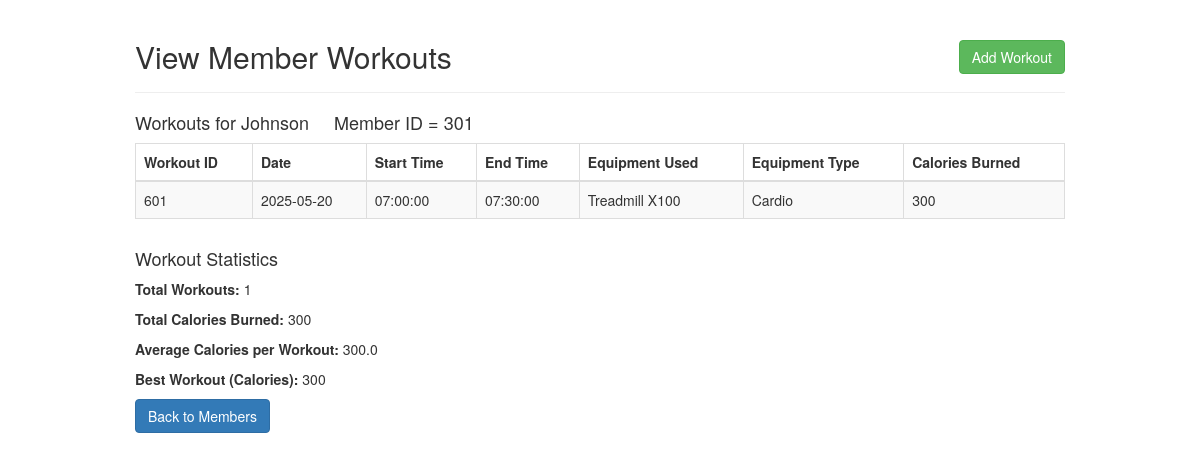
/members/viewWorkouts.php?MemberID=301&LastName=Johnson, run on the app's committed database.
### tables this page shows
CREATE TABLE Workout (
    WorkoutID INT PRIMARY KEY,
    MemberID INT,
    EquipmentID INT,
    WorkoutDate DATE,
    StartTime TIME,
    EndTime TIME,
    TotalCaloriesBurned INT,
    FOREIGN KEY (MemberID) REFERENCES Member(MemberID),
    FOREIGN KEY (EquipmentID) REFERENCES Equipment(EquipmentID)
);

CREATE TABLE Equipment (
    EquipmentID INT PRIMARY KEY,
    EquipmentName VARCHAR(255),
    EquipmentType VARCHAR(255),
    PurchaseDate DATE
);

### members/viewWorkouts.php (the view, shortened to what this page needs)
<!DOCTYPE html>
<html lang="en">
<head>
    <link rel="stylesheet" href="https://maxcdn.bootstrapcdn.com/bootstrap/3.3.7/css/bootstrap.css">
</head>
<body>
    <div class="wrapper">
        <div class="container-fluid">
            <div class="row">
                <div class="col-md-12">
                    <div class="page-header clearfix">
                        <h2 class="pull-left">View Member Workouts</h2>
                        <a href="addWorkout.php?MemberID=<?php echo $_GET['MemberID']; ?>&LastName=<?php echo $_GET['LastName']; ?>" class="btn btn-success pull-right">Add Workout</a>
                    </div>
<?php
if(isset($_SESSION["MemberID"])){
    $sql = "SELECT w.WorkoutID, w.WorkoutDate, w.StartTime, w.EndTime, w.TotalCaloriesBurned,
                   e.EquipmentName, e.EquipmentType
            FROM Workout w
            LEFT JOIN Equipment e ON w.EquipmentID = e.EquipmentID
            WHERE w.MemberID = ?
            ORDER BY w.WorkoutDate DESC, w.StartTime DESC";
    if($stmt = mysqli_prepare($link, $sql)){
        mysqli_stmt_bind_param($stmt, "i", $param_MemberID);
        $param_MemberID = $_SESSION["MemberID"];
        $LastName = $_SESSION["LastName"];
        if(mysqli_stmt_execute($stmt)){
            $result = mysqli_stmt_get_result($stmt);
            echo "<h4>Workouts for " . $LastName . " &nbsp;&nbsp;&nbsp; Member ID = " . $param_MemberID . "</h4><p>";
            if(mysqli_num_rows($result) > 0){
                echo "<table class='table table-bordered table-striped'>";
                    echo "<thead>";
                        echo "<tr>";
                            echo "<th>Workout ID</th>";
                            echo "<th>Date</th>";
                            echo "<th>Start Time</th>";
                            echo "<th>End Time</th>";
                            echo "<th>Equipment Used</th>";
                            echo "<th>Equipment Type</th>";
                            echo "<th>Calories Burned</th>";
                        echo "</tr>";
                    echo "</thead>";
                    echo "<tbody>";
                while($row = mysqli_fetch_array($result)){
                    echo "<tr>";
                    echo "<td>" . $row['WorkoutID'] . "</td>";
                    echo "<td>" . $row['WorkoutDate'] . "</td>";
                    echo "<td>" . $row['StartTime'] . "</td>";
                    echo "<td>" . $row['EndTime'] . "</td>";
                    echo "<td>" . ($row['EquipmentName'] ?? 'No Equipment') . "</td>";
                    echo "<td>" . ($row['EquipmentType'] ?? 'N/A') . "</td>";
                    echo "<td>" . ($row['TotalCaloriesBurned'] ?? 'N/A') . "</td>";
                    echo "</tr>";
                }
                echo "</tbody>";
                echo "</table>";
                echo "<div class='row'>";
                echo "<div class='col-md-6'>";
                echo "<h4>Workout Statistics</h4>";
                $stats_sql = "SELECT
                                COUNT(*) as total_workouts,
                                SUM(TotalCaloriesBurned) as total_calories,
                                AVG(TotalCaloriesBurned) as avg_calories,
                                MAX(TotalCaloriesBurned) as max_calories
                              FROM Workout WHERE MemberID = ?";
                if($stats_stmt = mysqli_prepare($link, $stats_sql)){
                    mysqli_stmt_bind_param($stats_stmt, "i", $param_MemberID);
                    if(mysqli_stmt_execute($stats_stmt)){
                        $stats_result = mysqli_stmt_get_result($stats_stmt);
                        if($stats_row = mysqli_fetch_array($stats_result)){
                            echo "<p><strong>Total Workouts:</strong> " . $stats_row['total_workouts'] . "</p>";
                            echo "<p><strong>Total Calories Burned:</strong> " . ($stats_row['total_calories'] ?? 0) . "</p>";
                            echo "<p><strong>Average Calories per Workout:</strong> " . number_format($stats_row['avg_calories'] ?? 0, 1) . "</p>";
                            echo "<p><strong>Best Workout (Calories):</strong> " . ($stats_row['max_calories'] ?? 0) . "</p>";
                        }
                    }
                }
                echo "</div>";
                echo "</div>";
            } else {
                echo "<p class='lead'><em>No workouts recorded yet.</em></p>";
            }
        } else{
            header("location: ../utilities/error.php");
            exit();
        }
    }
} else{
    header("location: ../utilities/error.php");
    exit();
}
?>
    <p><a href="../index.php" class="btn btn-primary">Back to Members</a></p>
    </div>
   </div>
  </div>
</div>
</body>
</html>

### members/viewWorkouts.php (style rules this page uses)
.wrapper { width: 80%; margin: 0 auto; }
.page-header h2 { margin-top: 0; }

### data on the page
workout: WorkoutID "601", WorkoutDate "2025-05-20", StartTime "07:00:00", EndTime "07:30:00", EquipmentID.EquipmentName "Treadmill X100", EquipmentID.EquipmentType "Cardio", TotalCaloriesBurned "300"

### other printed values
$LastName "Johnson"
$param_MemberID "301"
$stats_row['total_workouts'] "1"
$stats_row['total_calories'] "300"
$stats_row['avg_calories'] "300.0"
$stats_row['max_calories'] "300"
